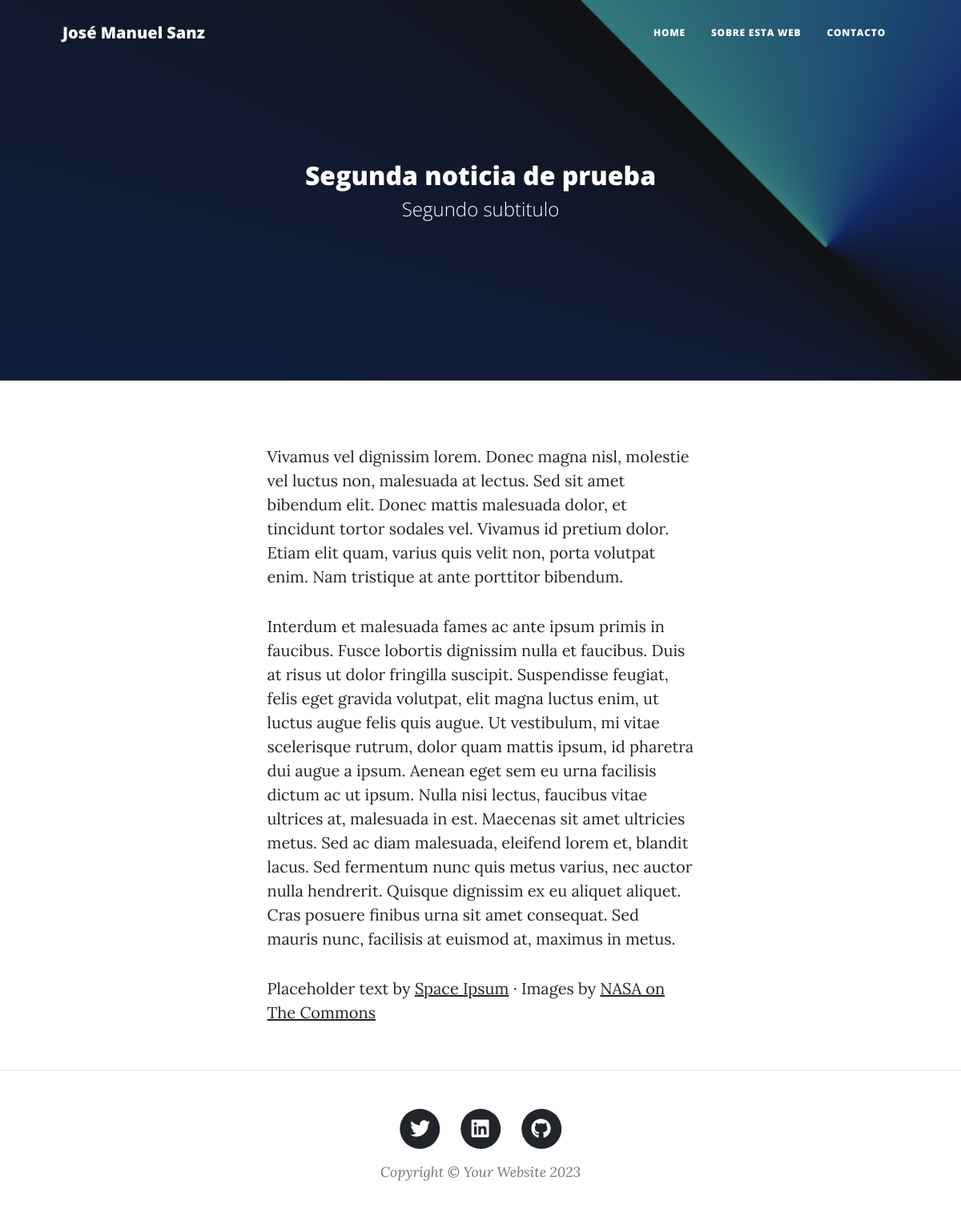
The page /noticia/2/ on the database its author committed.
### blog/models.py (models this page shows, shortened)
class Blog(models.Model):
    id = models.AutoField(primary_key=True)
    titulo = models.CharField(max_length=250)
    subtitulo = models.CharField(max_length=250)
    contenido = models.TextField()
    imagen = models.ImageField(upload_to='blog')
    fecha_creacion = models.DateTimeField(auto_now_add=True) # Se añade la hora de forma automática cuando se crea el registro
    fecha_actualizacion = models.DateTimeField(auto_now=True) # Se añade la hora de forma automática al actualizarse el campo
    class Meta:
        verbose_name = "noticia"
        verbose_name_plural = "noticias"
        ordering = ["-fecha_creacion"] # Ordena por defecto de mas antiguo a mas nuevo, con (-NombreCampo), cambia a la inversa

### blog/views.py (the view)
# urls.py: path('noticia/<int:noticia_id>/', blog_views.noticia, name='noticia'),
def noticia(request, noticia_id):
    noticia = get_object_or_404(Blog, id=noticia_id)
    return render(request, 'blog/noticia.html', {'noticia': noticia})

### blog/templates/blog/noticia.html
{% extends 'core/base.html' %}
{% for noticias in noticias %}
{% block background %}{% load static %}{{ noticia.imagen.url }}{% endblock %}
{% block cabecera %}
<div class="site-heading">
    <h2>{{noticia.titulo}}</h2>
    <span class="subheading">{{noticia.subtitulo}}</span>
</div>
{% endblock %}
{% block content %}
<article class="mb-4">
    <div class="container px-4 px-lg-5">
        <div class="row gx-4 gx-lg-5 justify-content-center">
            <div class="col-md-10 col-lg-8 col-xl-7">
               <p>{{noticia.contenido|linebreaks}}</p>
                <p>
                    Placeholder text by
                    <a href="http://spaceipsum.com/">Space Ipsum</a>
                    &middot; Images by
                    <a href="https://www.flickr.com/photos/nasacommons/">NASA on The Commons</a>
                </p>
            </div>
        </div>
    </div>
</article>
{% endblock %}
{% endfor %}

### core/templates/core/base.html (shortened to what this page needs)
<!DOCTYPE html>
<html lang="en">
    <head>
        {% load static %}
        <link href="{% static 'core/css/styles.css' %}" rel="stylesheet" />
    </head>
    <body>
        <nav class="navbar navbar-expand-lg navbar-light" id="mainNav">
            <div class="container px-4 px-lg-5">
                <a class="navbar-brand" href="{% url 'home' %}">José Manuel Sanz</a>
                <div class="collapse navbar-collapse" id="navbarResponsive">
                    <ul class="navbar-nav ms-auto py-4 py-lg-0">
                        <li class="nav-item"><a class="nav-link px-lg-3 py-3 py-lg-4" href="{% url 'home' %}">Home</a></li>
                        <li class="nav-item"><a class="nav-link px-lg-3 py-3 py-lg-4" href="{% url 'about' %}">Sobre esta web</a></li>
                        <li class="nav-item"><a class="nav-link px-lg-3 py-3 py-lg-4" href="{% url 'contacto' %}">Contacto</a></li>
                    </ul>
                </div>
            </div>
        </nav>
        <header class="masthead" style="background-image: url('{% block background %}{% endblock %}')">
            <div class="container position-relative px-4 px-lg-5">
                <div class="row gx-4 gx-lg-5 justify-content-center">
                    <div class="col-md-10 col-lg-8 col-xl-7">
                        {% block cabecera %}{% endblock %}
                    </div>
                </div>
            </div>
        </header>
        <div class="container px-4 px-lg-5">
            <div class="row gx-4 gx-lg-5 justify-content-center">
                    {% block content%}
                    {% endblock %}
            </div>
        </div>
        <footer class="border-top">
            <div class="container px-4 px-lg-5">
                <div class="row gx-4 gx-lg-5 justify-content-center">
                    <div class="col-md-10 col-lg-8 col-xl-7">
                        <ul class="list-inline text-center">
                            <li class="list-inline-item">
                                <a href="https://twitter.com/jmsanzprieto">
                                    <span class="fa-stack fa-lg">
                                        <i class="fas fa-circle fa-stack-2x"></i>
                                        <i class="fab fa-twitter fa-stack-1x fa-inverse"></i>
                                    </span>
                                </a>
                            </li>
                            <li class="list-inline-item">
                                <a href="https://www.linkedin.com/in/josemanuelsanzprieto/">
                                    <span class="fa-stack fa-lg">
                                        <i class="fas fa-circle fa-stack-2x"></i>
                                        <i class="fab fa-linkedin fa-stack-1x fa-inverse"></i>
                                    </span>
                                </a>
                            </li>
                            <li class="list-inline-item">
                                <a href="https://github.com/jmsanzprieto/webpersonal">
                                    <span class="fa-stack fa-lg">
                                        <i class="fas fa-circle fa-stack-2x"></i>
                                        <i class="fab fa-github fa-stack-1x fa-inverse"></i>
                                    </span>
                                </a>
                            </li>
                        </ul>
                        <div class="small text-center text-muted fst-italic">Copyright &copy; Your Website 2023</div>
                    </div>
                </div>
            </div>
        </footer>
    </body>
</html>

### rows shown on the page
Blog: imagen (picture), titulo "Segunda noticia de prueba", subtitulo "Segundo subtitulo", contenido "Vivamus vel dignissim lorem. Donec magna nisl, molestie vel luctus non, malesuada at lectus. Sed sit amet bibendum elit. Donec mattis malesuada dolor, et tincidunt tortor sodales vel. Vivamus id pretium dolor. Etiam elit quam, varius quis velit non, porta volutpat enim. Nam tristique at ante porttitor bibendum. Interdum et malesuada fames ac ante ipsum primis in faucibus. Fusce lobortis dignissim nulla et faucibus. Duis at risus ut dolor fringilla suscipit. Suspendisse feugiat, felis eget gravida volutpat, elit magna luctus enim, ut luctus augue felis quis augue. Ut vestibulum, mi vitae scelerisque rutrum, dolor quam mattis ipsum, id pharetra dui augue a ipsum. Aenean eget sem eu urna…"
